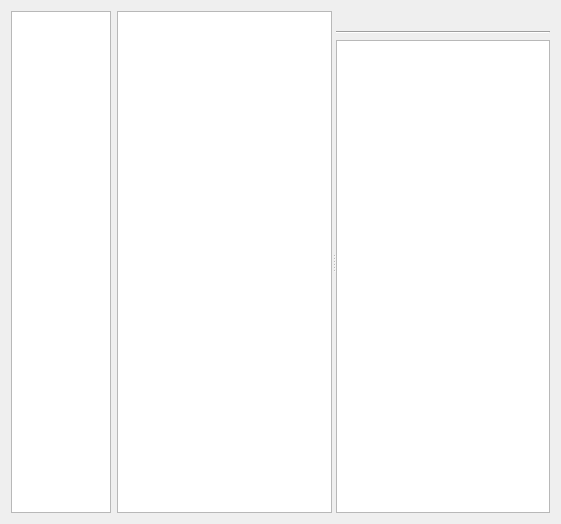
<?xml version="1.0" encoding="UTF-8"?>
<ui version="4.0">
 <class>DataPack::Internal::ServerPackEditor</class>
 <widget class="QWidget" name="DataPack::Internal::ServerPackEditor">
  <property name="geometry">
   <rect>
    <x>0</x>
    <y>0</y>
    <width>561</width>
    <height>524</height>
   </rect>
  </property>
  <property name="windowTitle">
   <string>Form</string>
  </property>
  <layout class="QGridLayout" name="gridLayout">
   <item row="1" column="0">
    <widget class="CategoryListWidget" name="listWidgetMenu">
     <property name="sizePolicy">
      <sizepolicy hsizetype="Fixed" vsizetype="Expanding">
       <horstretch>0</horstretch>
       <verstretch>0</verstretch>
      </sizepolicy>
     </property>
     <property name="maximumSize">
      <size>
       <width>100</width>
       <height>16777215</height>
      </size>
     </property>
     <property name="iconSize">
      <size>
       <width>32</width>
       <height>32</height>
      </size>
     </property>
     <property name="movement">
      <enum>QListView::Static</enum>
     </property>
     <property name="viewMode">
      <enum>QListView::ListMode</enum>
     </property>
     <property name="currentRow">
      <number>-1</number>
     </property>
    </widget>
   </item>
   <item row="1" column="1">
    <widget class="QStackedWidget" name="stackedWidget">
     <property name="sizePolicy">
      <sizepolicy hsizetype="Preferred" vsizetype="Preferred">
       <horstretch>1</horstretch>
       <verstretch>0</verstretch>
      </sizepolicy>
     </property>
     <property name="currentIndex">
      <number>0</number>
     </property>
     <widget class="QWidget" name="pagePacks">
      <layout class="QGridLayout" name="gridLayout_3">
       <property name="margin">
        <number>0</number>
       </property>
       <item row="1" column="1">
        <widget class="QSplitter" name="splitter">
         <property name="orientation">
          <enum>Qt::Horizontal</enum>
         </property>
         <widget class="QListView" name="packView">
          <property name="alternatingRowColors">
           <bool>true</bool>
          </property>
          <property name="iconSize">
           <size>
            <width>32</width>
            <height>32</height>
           </size>
          </property>
          <property name="textElideMode">
           <enum>Qt::ElideNone</enum>
          </property>
          <property name="verticalScrollMode">
           <enum>QAbstractItemView::ScrollPerPixel</enum>
          </property>
         </widget>
         <widget class="QWidget" name="layoutWidget">
          <layout class="QGridLayout" name="gridLayout_2">
           <item row="1" column="0">
            <widget class="Line" name="line_2">
             <property name="orientation">
              <enum>Qt::Horizontal</enum>
             </property>
            </widget>
           </item>
           <item row="2" column="0">
            <widget class="QTextBrowser" name="packSummary"/>
           </item>
           <item row="0" column="0">
            <widget class="QLabel" name="packName">
             <property name="text">
              <string/>
             </property>
            </widget>
           </item>
          </layout>
         </widget>
        </widget>
       </item>
      </layout>
     </widget>
     <widget class="QWidget" name="pageServers">
      <layout class="QGridLayout" name="gridLayout_4">
       <item row="0" column="0">
        <layout class="QHBoxLayout" name="toolbarLayoutServers"/>
       </item>
       <item row="1" column="0">
        <widget class="QSplitter" name="splitter_2">
         <property name="orientation">
          <enum>Qt::Vertical</enum>
         </property>
         <widget class="QListView" name="serverView">
          <property name="iconSize">
           <size>
            <width>32</width>
            <height>32</height>
           </size>
          </property>
          <property name="uniformItemSizes">
           <bool>true</bool>
          </property>
         </widget>
         <widget class="QWidget" name="widget" native="true">
          <layout class="QGridLayout" name="gridLayout_5">
           <property name="margin">
            <number>0</number>
           </property>
           <item row="1" column="0">
            <widget class="QTextBrowser" name="serverDescription"/>
           </item>
           <item row="0" column="0">
            <widget class="QGroupBox" name="groupBox">
             <property name="sizePolicy">
              <sizepolicy hsizetype="Preferred" vsizetype="Minimum">
               <horstretch>0</horstretch>
               <verstretch>0</verstretch>
              </sizepolicy>
             </property>
             <property name="title">
              <string>Identification</string>
             </property>
             <layout class="QFormLayout" name="formLayout">
              <property name="fieldGrowthPolicy">
               <enum>QFormLayout::FieldsStayAtSizeHint</enum>
              </property>
              <item row="1" column="0">
               <widget class="QLabel" name="serverAuthors_2">
                <property name="font">
                 <font>
                  <weight>75</weight>
                  <bold>true</bold>
                 </font>
                </property>
                <property name="frameShape">
                 <enum>QFrame::NoFrame</enum>
                </property>
                <property name="text">
                 <string>Authors</string>
                </property>
               </widget>
              </item>
              <item row="1" column="1">
               <widget class="QLabel" name="serverAuthors">
                <property name="frameShape">
                 <enum>QFrame::NoFrame</enum>
                </property>
                <property name="text">
                 <string/>
                </property>
               </widget>
              </item>
              <item row="2" column="0">
               <widget class="QLabel" name="serverVendor_2">
                <property name="font">
                 <font>
                  <weight>75</weight>
                  <bold>true</bold>
                 </font>
                </property>
                <property name="frameShape">
                 <enum>QFrame::NoFrame</enum>
                </property>
                <property name="text">
                 <string>Vendor</string>
                </property>
               </widget>
              </item>
              <item row="2" column="1">
               <widget class="QLabel" name="serverVendor">
                <property name="frameShape">
                 <enum>QFrame::NoFrame</enum>
                </property>
                <property name="text">
                 <string/>
                </property>
               </widget>
              </item>
              <item row="3" column="0">
               <widget class="QLabel" name="serverVersion_2">
                <property name="font">
                 <font>
                  <weight>75</weight>
                  <bold>true</bold>
                 </font>
                </property>
                <property name="frameShape">
                 <enum>QFrame::NoFrame</enum>
                </property>
                <property name="text">
                 <string>Version</string>
                </property>
               </widget>
              </item>
              <item row="3" column="1">
               <widget class="QLabel" name="serverVersion">
                <property name="frameShape">
                 <enum>QFrame::NoFrame</enum>
                </property>
                <property name="text">
                 <string/>
                </property>
               </widget>
              </item>
              <item row="4" column="0">
               <widget class="QLabel" name="serverCreationDate_2">
                <property name="font">
                 <font>
                  <weight>75</weight>
                  <bold>true</bold>
                 </font>
                </property>
                <property name="frameShape">
                 <enum>QFrame::NoFrame</enum>
                </property>
                <property name="text">
                 <string>Creation date</string>
                </property>
               </widget>
              </item>
              <item row="4" column="1">
               <widget class="QLabel" name="serverCreationDate">
                <property name="frameShape">
                 <enum>QFrame::NoFrame</enum>
                </property>
                <property name="text">
                 <string/>
                </property>
               </widget>
              </item>
              <item row="0" column="0" colspan="2">
               <widget class="QLabel" name="serverLabel">
                <property name="font">
                 <font>
                  <weight>75</weight>
                  <bold>true</bold>
                 </font>
                </property>
                <property name="frameShape">
                 <enum>QFrame::NoFrame</enum>
                </property>
                <property name="text">
                 <string/>
                </property>
               </widget>
              </item>
              <item row="5" column="0">
               <widget class="QLabel" name="lastUpdateDate_2">
                <property name="font">
                 <font>
                  <weight>75</weight>
                  <bold>true</bold>
                 </font>
                </property>
                <property name="text">
                 <string>Last updated</string>
                </property>
               </widget>
              </item>
              <item row="5" column="1">
               <widget class="QLabel" name="lastUpdateDate">
                <property name="text">
                 <string/>
                </property>
               </widget>
              </item>
             </layout>
            </widget>
           </item>
          </layout>
         </widget>
        </widget>
       </item>
      </layout>
     </widget>
    </widget>
   </item>
   <item row="0" column="0" colspan="2">
    <layout class="QHBoxLayout" name="toolbarLayout"/>
   </item>
  </layout>
 </widget>
 <customwidgets>
  <customwidget>
   <class>CategoryListWidget</class>
   <extends>QListWidget</extends>
   <header location="global">datapackutils/categorylistwidget.h</header>
  </customwidget>
 </customwidgets>
 <resources/>
 <connections/>
</ui>
